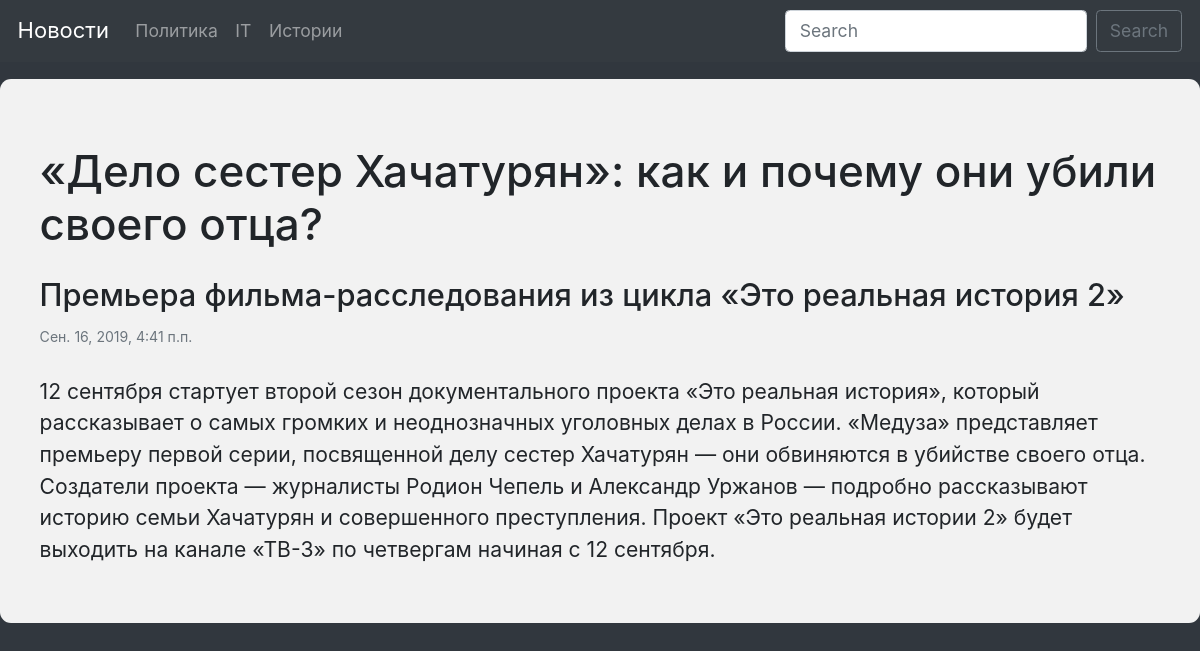
Before: /news/delo-sester-hachatur-1568626860/ with the older database file.
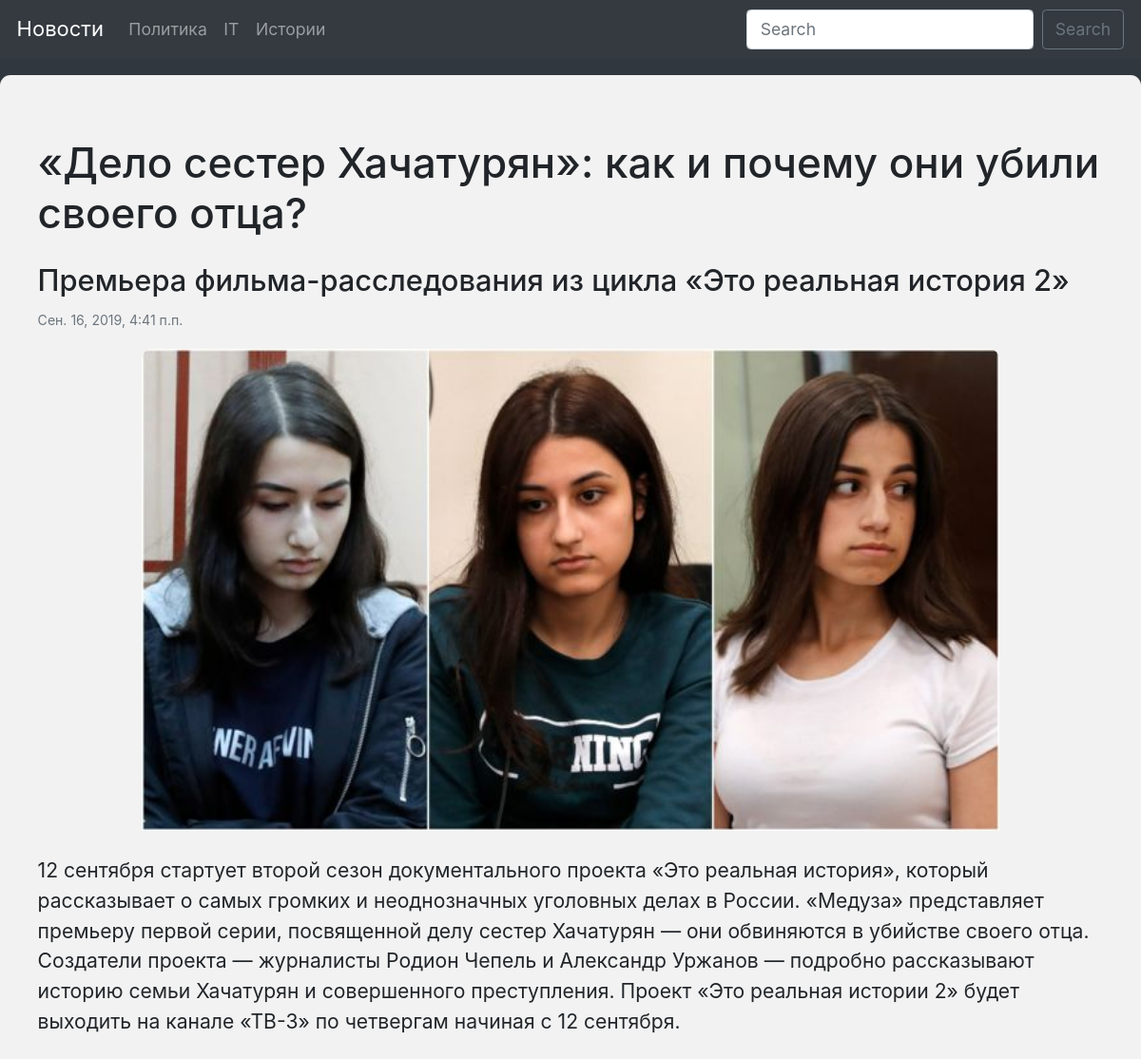
After: the same page with the newer database file.
### news/models.py (models this page shows, shortened)
class Article(models.Model):
    title = models.CharField(max_length=200)
    title2 = models.CharField(max_length=300, blank=True)
    img = models.ImageField(blank=True)
    slug = models.SlugField(max_length=100, blank=True, unique=True)
    body = models.TextField()
    tag = models.ManyToManyField('Tag', blank=False, related_name='posts')
    pub_date = models.DateTimeField(default=timezone.now, blank=False)
    class Meta:
        ordering = ['-pub_date']

### news/views.py (the view)
# urls.py: path('<str:slug>/', views.article_detail, name='article_detail_url'),
def article_detail(request, slug):
    obj = get_object_or_404(Article, slug__iexact=slug)
    return render(request, 'news/article_detail.html', context={'article': obj})

### news/templates/news/article_detail.html (shortened to what this page needs)
{% extends 'news/base_news.html' %}
{% block content %}
    <div style="padding: 2.25rem; background: #f2f2f2; border-radius: 10px">
        <h1 class="mt-4">
            {{ article.title }}
        </h1>
        <h3 class="mt-4">
            {{ article.title2 }}
        </h3>
        <p class="card-text"><small class="text-muted">{{ article.pub_date }}</small></p>
        {% if article.img %}
            <div style="text-align: center;">
                <img src="{{ article.img.url }}" width="820"  alt="..." style="border-radius: 10px 10px 0px 0px;">
            </div>
        {% endif %}
        <p class="mt-4">
            <big>
                {{ article.body }}
            </big>
        </p>
    </div>
{% endblock %}

### news/templates/news/base_news.html
{% extends 'base.html' %}
{% block navbar %}
    <li class="nav-item">
        <a class="nav-link" href="/news/tag/politika">Политика<span class="sr-only">(current)</span></a>
    </li>
    <li class="nav-item">
        <a class="nav-link" href="/news/tag/it">IT<span class="sr-only">(current)</span></a>
    </li>
    <li class="nav-item">
        <a class="nav-link" href="/news/tag/istorii">Истории<span class="sr-only">(current)</span></a>
    </li>
{% endblock %}

### templates/base.html (shortened to what this page needs)
<!DOCTYPE html>
<html lang="en">
<head>
    <link rel="stylesheet" href="https://stackpath.bootstrapcdn.com/bootstrap/4.3.1/css/bootstrap.min.css">
</head>
<body style="background: #31373e; zoom: 110%">
    <nav class="container navbar navbar-expand-lg navbar-dark bg-dark">
        <a class="navbar-brand" href="{% url 'news:index' %}">Новости</a>
        <div class="collapse navbar-collapse" id="navbarNav">
            <ul class="navbar-nav">
                {% block navbar %}
                {% endblock %}
            </ul>
        </div>
        <form class="form-inline my-2 my-lg-0" action="{% url 'news:index' %}">
            <input class="form-control mr-sm-2" type="search" placeholder="Search" aria-label="Search" name="search">
            <button class="btn btn-outline-secondary my-2 my-sm-0" type="submit">Search</button>
        </form>
    </nav>
    <div class="container mt-3">
        <div class="row">
            <div class="col-20">
                {% block content %}
                {% endblock %}
            </div>
        </div>
    </div>
</body>
</html>

Changed rows visible on the page:
changed Article "«Дело сестер Хачатурян»: как и почему они убили своего отца?": img empty → "_107543120_sisters.jpg" (drawn); img: picture added
